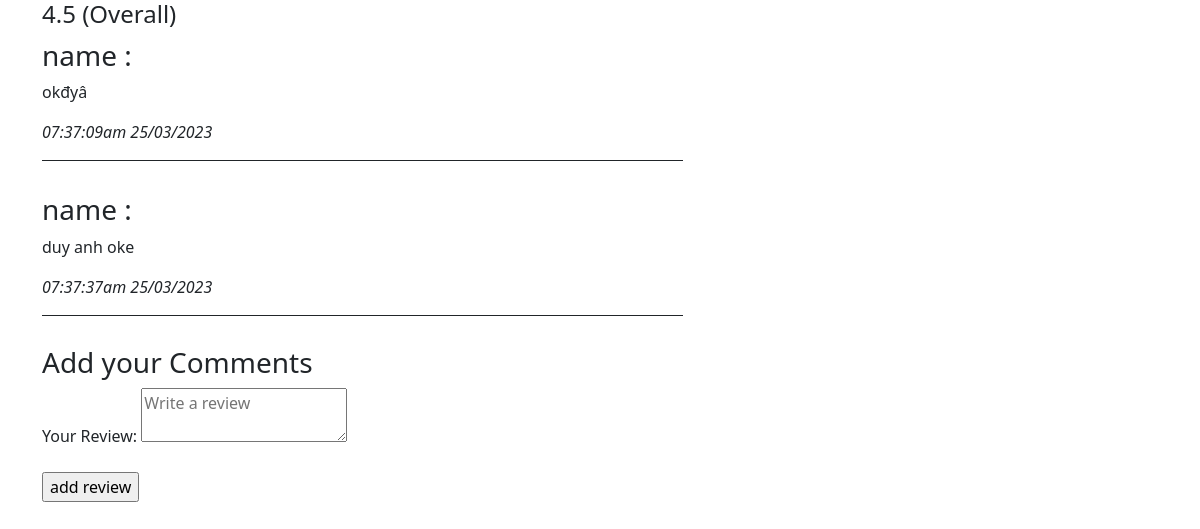
Screenshot of /font_end/bl_sp.php?idpro=72 with the database file from the repository.
### tables this page shows
CREATE TABLE `binhluan` (
  `id_bl` int(10) NOT NULL,
  `content_bl` varchar(255) NOT NULL,
  `id_user` int(10) NOT NULL,
  `id_pro` int(10) NOT NULL,
  `date_bl` varchar(30) NOT NULL,
  `user_name` varchar(50) NOT NULL,
  `role_tk` int(10) NOT NULL
);

### model/pdo.php (called while the page is built, shortened)
<?php
function pdo_get_connection(){
    $dburl = "mysql:host=localhost;dbname=du_an_1;charset=utf8";
    $username = 'root';
    $password = '';
    $conn = new PDO($dburl, $username, $password);
    $conn->setAttribute(PDO::ATTR_ERRMODE, PDO::ERRMODE_EXCEPTION);
    return $conn;
}
function pdo_query($sql){
    $sql_args = array_slice(func_get_args(), 1);
    try{
        $conn = pdo_get_connection();
        $stmt = $conn->prepare($sql);
        $stmt->execute($sql_args);
        $rows = $stmt->fetchAll();
        return $rows;
    }
    catch(PDOException $e){
        throw $e;
    }
    finally{
        unset($conn);
    }
}

### model/binhluan.php (called while the page is built, shortened)
<?php
      function load_bl_all($idpro)
    {
        $sql = "select * from binhluan where id_pro='".$idpro."' order by id_bl asc";
            $listDM = pdo_query($sql);
            return $listDM;
    }
?>

### font_end/bl_sp.php (the view, shortened to what this page needs)
<?php
include "../model/pdo.php";
include "../model/binhluan.php";
$idpro = $_REQUEST['idpro'];
$dsbl = load_bl_all($idpro);
?>
<!DOCTYPE html>
<html class="no-js" lang="zxx">
<head>
    <link href="../assets_fontend/css/vendor/bootstrap.min.css" rel="stylesheet">
    <link href="../assets_fontend/css/vendor/font-awesome.css" rel="stylesheet">
    <link href="../assets_fontend/css/plugins.css" rel="stylesheet">
    <link href="../assets_fontend/css/helper.min.css" rel="stylesheet">
    <link href="../assets_fontend/css/style.css" rel="stylesheet">
</head>
<body>
    <div id="page-content-wrapper" style="padding: 0;">
        <div class="container">
            <div class="row">
                <div class="col-lg-12">
                    <div class="single-product-page-content">
                        <div class="row">
                            <div class="col-lg-12">
                                <div class="product-full-info-reviews">
                                    <div class="tab-content" id="nav-tabContent" style="padding: 0px;">
                                        <div class="row">
                                            <div class="col-lg-7">
                                                <div class="product-ratting-wrap">
                                                    <div class="pro-avg-ratting">
                                                        <h4>4.5 <span>(Overall)</span></h4>
                                                    </div>
                                                    <div class="rattings-wrapper">
                                                        <?php
                                                        foreach ($dsbl as $key) {
                                                            extract($key);
                                                            if ($role_tk == 0) {
                                                                echo '
                                                            <div class="sin-rattings">
                                                            <div class="ratting-author" style=" margin-bottom: 30px;border-bottom: 1px solid;padding-bottom: 16px;">
                                                                <h3 style="padding-top:2px;">name : ' . $user_name . '</h3>
                                                                <p>' . $content_bl . '</p>
                                                                <i>' . $date_bl . '</i>
                                                            </div>
                                                            </div>
                                                            ';
                                                            }
                                                        }
                                                        ?>
                                                    </div>
                                                    <div class="ratting-form-wrapper">
                                                        <h3>Add your Comments</h3>
                                                        <form action="<?= $_SERVER['PHP_SELF']; ?>" method="post">
                                                            <div class="ratting-form row">
                                                                <div class="col-12 mb-4">
                                                                    <label for="your-review">Your Review:</label>
                                                                    <textarea name="text_bl" id="your-review" placeholder="Write a review"></textarea>
                                                                </div>
                                                                <div class="col-12">
                                                                    <input name="submit_bl" value="add review" type="submit">
                                                                </div>
                                                            </div>
                                                        </form>
                                                    </div>
                                                </div>
                                            </div>
                                        </div>
                                    </div>
                                </div>
                            </div>
                        </div>
                    </div>
                </div>
            </div>
        </div>
    </div>
</body>
</html>

### rows the page displays
binhluan: content_bl "okđyâ", date_bl "07:37:09am 25/03/2023"
binhluan: content_bl "duy anh oke", date_bl "07:37:37am 25/03/2023"
